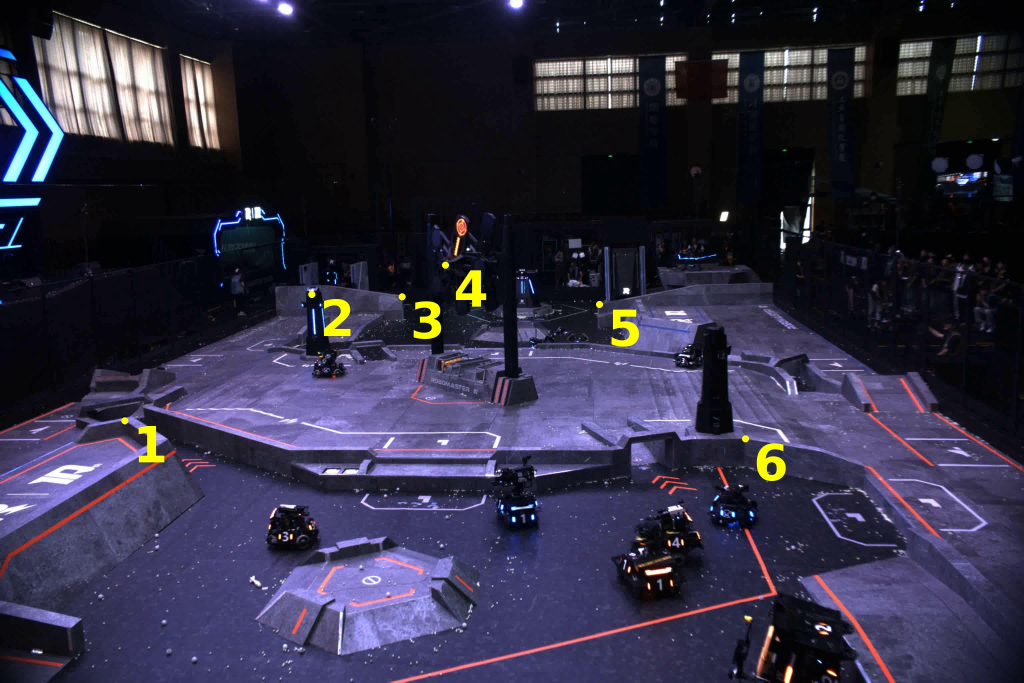
#> input picture tracker/warmup_image.jpg, 3072 x 2048 px, given in place of demo.mp4, which was not available (shown at 1/3 size)
$ python lisar_module_detect.py
#> lines starting #> are read from the running program, lines starting #| are printed output that depends on the picture; after the words box and inside, x2 and y2 are one past the last pixel; in counts of white or black regions, pixels touching at a corner belong together; pictures that were not available may be replaced by others from this repository, and a replacement may not be noted
import argparse
import sys
import time
from pathlib import Path

import cv2
import numpy as np

PROJECT_ROOT = Path(__file__).resolve().parents[2]
if str(PROJECT_ROOT) not in sys.path:
    sys.path.insert(0, str(PROJECT_ROOT))

from lisar.utils.get_angle import cal_angle


MIN_BAR_AREA = 100
MAX_BAR_AREA = 2500
MIN_BAR_ASPECT = 1.8
MAX_BAR_ANGLE_DEG = 15 # bar最大倾斜角度
MAX_PAIR_SCORE = 1.0

BRIGHT_THRESHOLD = 20 # 场馆用
# BRIGHT_THRESHOLD = 35 比赛用
OPEN_KERNEL = (15, 3)
CLOSE_KERNEL = (25, 3)

def detect_lisar_module(img):
    gray = cv2.cvtColor(img, cv2.COLOR_BGR2GRAY)
    _, binary = cv2.threshold(gray, BRIGHT_THRESHOLD, 255, cv2.THRESH_BINARY)

    open_kernel = cv2.getStructuringElement(cv2.MORPH_RECT, OPEN_KERNEL)
    opened = cv2.morphologyEx(binary, cv2.MORPH_OPEN, open_kernel)

    close_kernel = cv2.getStructuringElement(cv2.MORPH_RECT, CLOSE_KERNEL)
    closed = cv2.morphologyEx(opened, cv2.MORPH_CLOSE, close_kernel)

    contours, _ = cv2.findContours(closed, cv2.RETR_EXTERNAL, cv2.CHAIN_APPROX_SIMPLE)
    bars = []
    for contour in contours:
        area = cv2.contourArea(contour)
        if area < MIN_BAR_AREA or area > MAX_BAR_AREA:
            continue

        rect = cv2.minAreaRect(contour)
        (cx, cy), (w, h), angle = rect
        if w <= 0 or h <= 0:
            continue

        length = max(w, h)
        width = min(w, h)
        if length / width < MIN_BAR_ASPECT:
            continue

        if w < h:
            angle += 90
        if angle < -45:
            angle += 180
        if angle > 135:
            angle -= 180
        if abs(angle) > MAX_BAR_ANGLE_DEG:
            continue

        bars.append(
            {
                "center": (float(cx), float(cy)),
                "length": float(length),
                "width": float(width),
                "area": float(area),
                "angle": float(angle),
                "rect": rect,
            }
        )

    best = None
    for index_a in range(len(bars)):
        for index_b in range(index_a + 1, len(bars)):
            upper, lower = sorted((bars[index_a], bars[index_b]), key=lambda item: item["center"][1])
            mean_length = (upper["length"] + lower["length"]) / 2
            mean_width = (upper["width"] + lower["width"]) / 2
            if mean_length <= 0 or mean_width <= 0:
                continue

            dx = abs(upper["center"][0] - lower["center"][0])
            dy = lower["center"][1] - upper["center"][1]
            if dy <= 0:
                continue

            angle_error = abs(upper["angle"] - lower["angle"])
            angle_error = min(angle_error, 180 - angle_error) / 30
            x_align_error = dx / mean_length
            length_error = abs(np.log(upper["length"] / lower["length"]))
            width_error = abs(np.log(upper["width"] / lower["width"]))
            gap_ratio = dy / mean_length
            gap_error = abs(np.log(gap_ratio / 0.55))

            score = angle_error + x_align_error + length_error + width_error + 0.5 * gap_error
            if best is None or score < best["score"]:
                points = np.array(
                    [
                        upper["center"],
                        lower["center"],
                    ],
                    dtype=np.float32,
                )
                best = {
                    "center": tuple(np.round(points.mean(axis=0)).astype(int)),
                    "upper": upper,
                    "lower": lower,
                    "score": float(score),
                }

    if best is None or best["score"] > MAX_PAIR_SCORE:
        best = {
            "found": False,
            "center": None,
            "upper": None,
            "lower": None,
            "score": None,
        }
    else:
        best["found"] = True

    best["mask"] = closed
    best["bars"] = bars
    return best


class LisarModuleDetector:
    def __init__(self, K, dist_coeffs):
        self.K = np.array(K, dtype=np.float64).reshape(3, 3)
        self.dist_coeffs = np.asarray(dist_coeffs, dtype=np.float64).flatten()

    def detect(self, img_bgr, current_angle):
        raw = detect_lisar_module(img_bgr)
        if raw["found"]:
            raw["world_angle"] = self._pixel_to_world_angle(raw["center"], current_angle)
        else:
            raw["world_angle"] = None
        raw["predicted"] = False
        raw["state"] = "DETECTED" if raw["found"] else "NOT_FOUND"
        return raw

    def _pixel_to_world_angle(self, center, current_angle):
        yaw_relate_cam, pitch_relate_cam = cal_angle(
            self.K,
            self.dist_coeffs,
            float(center[0]),
            float(center[1]),
            verbose=False,
        )
        return float(current_angle[0] + yaw_relate_cam), float(current_angle[1] + pitch_relate_cam)


def draw_lisar_module_result(img, result, font_scale=None, thickness=2):
    if result is None:
        return
    bars_font_scale = 0.8 if font_scale is None else font_scale
    module_font_scale = 0.65 if font_scale is None else font_scale

    for bar in result["bars"]:
        box = cv2.boxPoints(bar["rect"])
        cv2.polylines(img, [np.round(box).astype(np.int32)], True, (255, 0, 0), 1)

    if not result["found"]:
        cv2.putText(
            img,
            f"bars={len(result['bars'])}",
            (20, 40),
            cv2.FONT_HERSHEY_SIMPLEX,
            bars_font_scale,
            (255, 0, 0),
            thickness,
        )
        return

    if not result.get("predicted", False):
        for bar in (result["upper"], result["lower"]):
            box = cv2.boxPoints(bar["rect"])
            cv2.polylines(img, [np.round(box).astype(np.int32)], True, (0, 255, 0), 2)

    center = result["center"]
    cv2.circle(img, center, 8, (0, 0, 255), 2)
    score_text = "pred" if result.get("predicted", False) else f"score={result['score']:.3f}"
    cv2.putText(
        img,
        f"module=({center[0]}, {center[1]}) {score_text}",
        (center[0] + 10, center[1] - 10),
        cv2.FONT_HERSHEY_SIMPLEX,
        module_font_scale,
        (0, 0, 255),
        thickness,
    )


def main():
    parser = argparse.ArgumentParser(description="lisar detect module detect")
    parser.add_argument("--source", choices=["video", "sub"], default="video")
    parser.add_argument("--video-path", default="demo/demo.mp4")
    parser.add_argument("--config", default="config/params.yaml")
    args = parser.parse_args()

    cap = None
    cam_sub = None
    group_id = "lisar_module_detect"

    if args.source == "video":
        cap = cv2.VideoCapture(args.video_path)
        window_name = args.video_path
        if not cap.isOpened():
            print("Error: 无法打开视频文件")
            raise SystemExit(1)
    else:
        from driver.hik_camera.hik import SimpleHikCamera
        from utils.config import load_cfg_from_cfg_file

        config = load_cfg_from_cfg_file(args.config)
        cam_sub = SimpleHikCamera(config.sub_camera, camera_role="sub")
        cam_sub.start_streaming()
        cam_sub.register_group(group_id)
        time.sleep(1.0)
        window_name = "sub-camera"

    try:
        while True:
            start = time.time()

            if args.source == "video":
                ret, frame = cap.read()
#> frame is the input picture: shape (2048, 3072, 3); mean B, G, R 66.9, 46.1, 48.7
                if not ret:
                    print("视频读取结束")
                    break
            else:
                frame_rgb, _ = cam_sub.get_image_latest(group_id, timeout=0.1)
                if frame_rgb is None:
                    continue
                frame = cv2.cvtColor(frame_rgb, cv2.COLOR_RGB2BGR)

            result = detect_lisar_module(frame)
#> in detect_lisar_module, `gray = cv2.cvtColor(img, cv2.COLOR_BGR2GRAY)`:
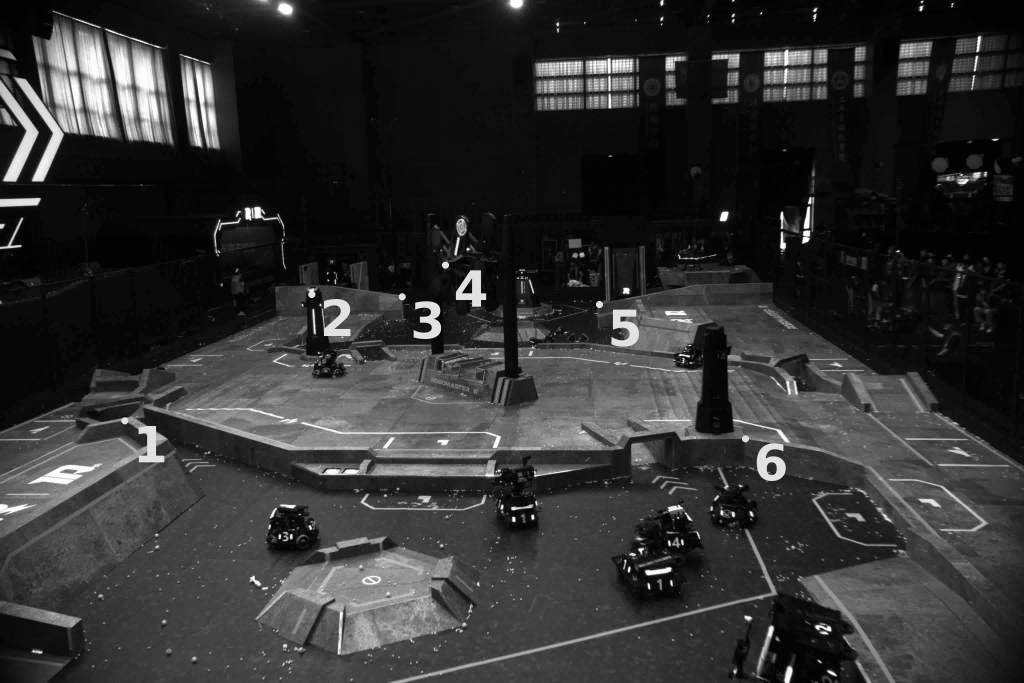
#> gray: shape (2048, 3072) (shown at 1/3 size); min 0, max 255, mean 49.2
#> in detect_lisar_module, `_, binary = cv2.threshold(gray, BRIGHT_THRESHOLD, 255, cv2.THRESH_BINA..`:
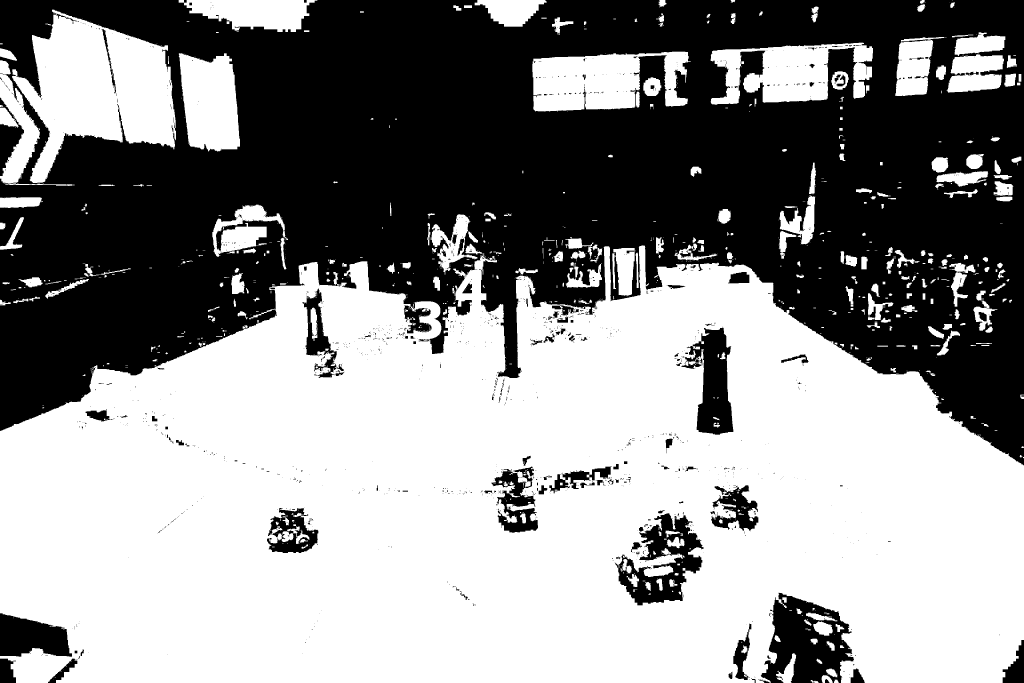
#> binary: shape (2048, 3072) (shown at 1/3 size); 56.1% white; 1299 black regions (1120 under 20 px), largest, box (x1, y1, x2, y2) and area: (0, 0, 3072, 1396) 2546887, (2282, 1778, 2562, 2048) 43918, (1844, 1540, 2112, 1816) 31671
#> in detect_lisar_module, `opened = cv2.morphologyEx(binary, cv2.MORPH_OPEN, open_kernel)`:
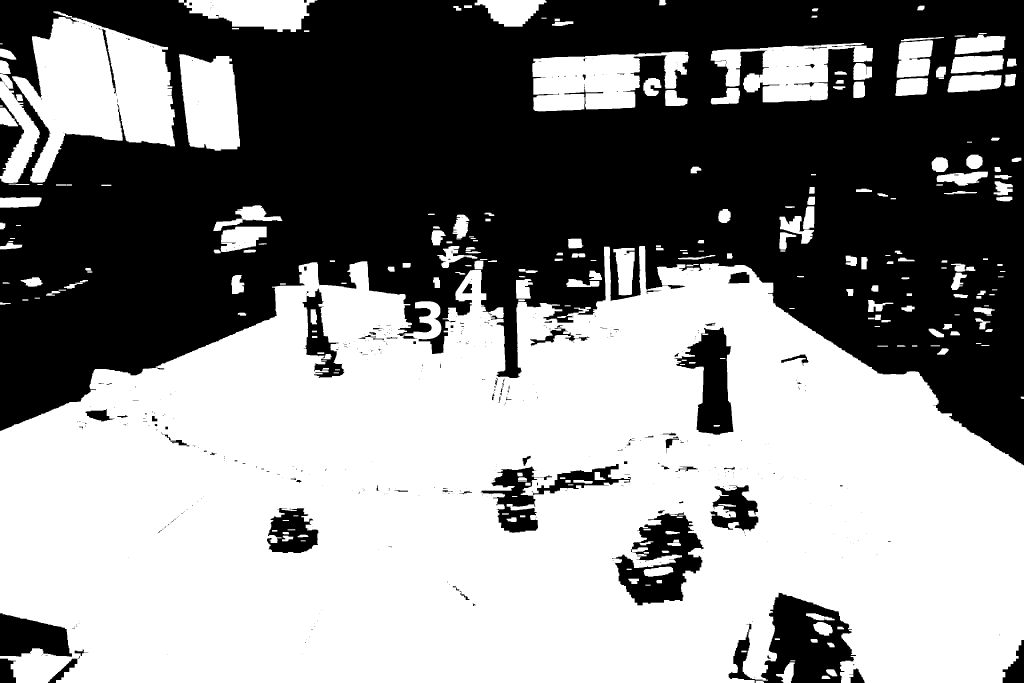
#> opened: shape (2048, 3072) (shown at 1/3 size); 54.7% white; 499 black regions (399 under 20 px), largest, box (x1, y1, x2, y2) and area: (0, 0, 3072, 1396) 2612214, (2185, 1778, 2568, 2048) 51821, (1836, 1537, 2112, 1816) 38058
#> in detect_lisar_module, `closed = cv2.morphologyEx(opened, cv2.MORPH_CLOSE, close_kernel)`:
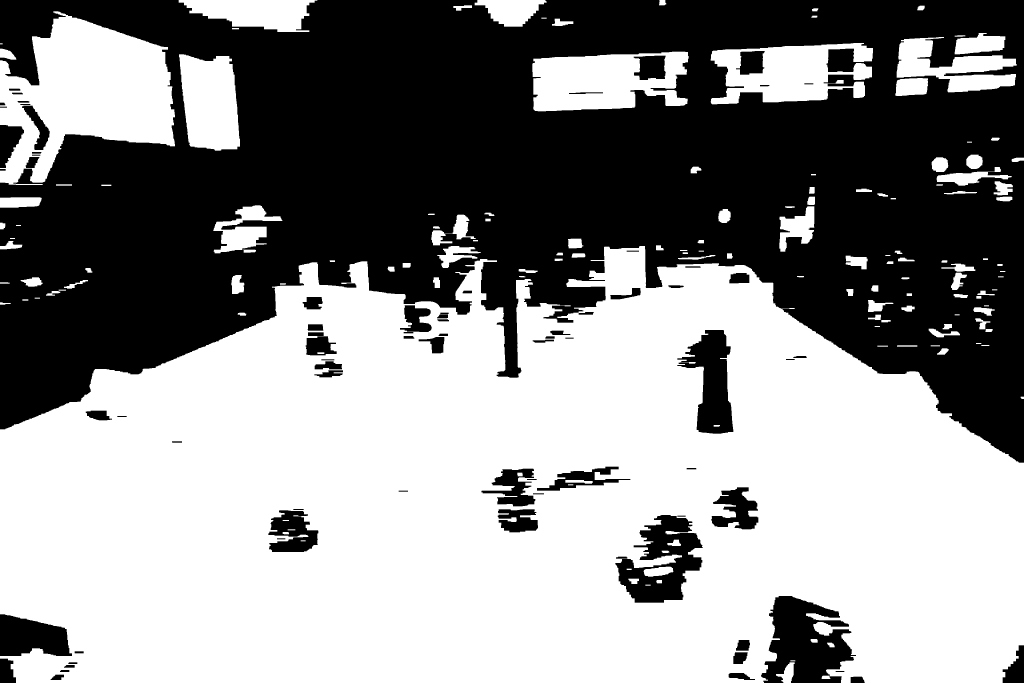
#> closed: shape (2048, 3072) (shown at 1/3 size); 55.5% white; 78 black regions
#> in detect_lisar_module, `contours, _ = cv2.findContours(closed, cv2.RETR_EXTERNAL, cv2.CHAIN_AP..`: contours = 128 contours, 1 with area under 20; largest, box (x1, y1, x2, y2) and area: (0, 738, 3072, 2048) 3147065, (0, 34, 525, 555) 165436, (1597, 155, 2066, 334) 66752, (2132, 129, 2619, 313) 58648, (537, 163, 720, 452) 42336
#> the loop in detect_lisar_module, `for contour in contours:` made 128 passes
#> (contour, area, rect, cx, cy, w, h, angle) on pass 29: ([[2720, 880], [2720, 887], [2735, 887], [2735, 880]], 105, ((2727.5, 883.5), (7, 15), -90), 2727.5, 883.5, 7, 15, 0)
#> (area, rect, cx, cy, w, h, angle, length) on passes 4, 6, 9, 12, 14, 15: (186, ((2442, 1922), (10, 20), -90), 2442, 1922, 10, 20, 0, 20), (390, ((2828, 1054), (18, 34), -90), 2828, 1054, 18, 34, 0, 34), (179.5, ((2721, 1037.5), (3, 60), -90), 2721, 1037.5, 3, 60, 0, 60), (972.5, ((2831.8, 1001.4), (23.5, 94.54), -83.57), 2831.8, 1001.4, 23.5, 94.54, 6.43, 94.54), (317, ((2841.5, 979.5), (15, 27), -90), 2841.5, 979.5, 15, 27, 0, 27), (146.5, ((2657.5, 963), (6, 27), -90), 2657.5, 963, 6, 27, 0, 27)
#> after the loop in detect_lisar_module, `for contour in contours:`: bars = 43 items
#> the loop in detect_lisar_module, `for index_a in range(len(bars)):` made 43 passes
#> after the loop in detect_lisar_module, `for index_a in range(len(bars)):`: best = 4 items; points = [[1678.5, 761.5], [1675.5, 779]]
#> result = 7 items
            display = frame.copy()
            draw_lisar_module_result(display, result)
#> the loop in draw_lisar_module_result, `for bar in result["bars"]:` made 43 passes
#> box on passes 1, 2, 3, 5, 6, 7, 8, 10, 11, 12, 14, 15: [[2452, 1927], [2432, 1927], [2432, 1917], [2452, 1917]], [[2845, 1063], [2811, 1063], [2811, 1045], [2845, 1045]], [[2751, 1039], [2691, 1039], [2691, 1036], [2751, 1036]], [[2855, 987], [2828, 987], [2828, 972], [2855, 972]], [[2671, 966], [2644, 966], [2644, 960], [2671, 960]], [[2642, 959], [2604, 959], [2604, 944], [2642, 944]], [[738, 946], [713, 946], [713, 938], [738, 938]], [[2743, 934], [2704, 934], [2704, 917], [2743, 917]], [[31, 913], [-1.84e-16, 913], [0, 907], [31, 907]], [[2679, 935], [2604, 935], [2604, 900], [2679, 900]], [[2735, 887], [2720, 887], [2720, 880], [2735, 880]], [[180, 886], [138, 886], [138, 873], [180, 873]]
#> the loop in draw_lisar_module_result, `for bar in (result["upper"], result["lower"]):` made 2 passes
#> box on passes 1 to 2: [[1688, 765], [1669, 765], [1669, 758], [1688, 758]], [[1687, 782], [1664, 782], [1664, 776], [1687, 776]]
#> in draw_lisar_module_result, `center = result["center"]`: center = (1677, 770)
#> in draw_lisar_module_result, `score_text = "pred" if result.get("predicted", False) else f"score={re..`: score_text = 'score=0.696'

            cv2.imshow(window_name, cv2.resize(display, None, fx=0.5, fy=0.5))
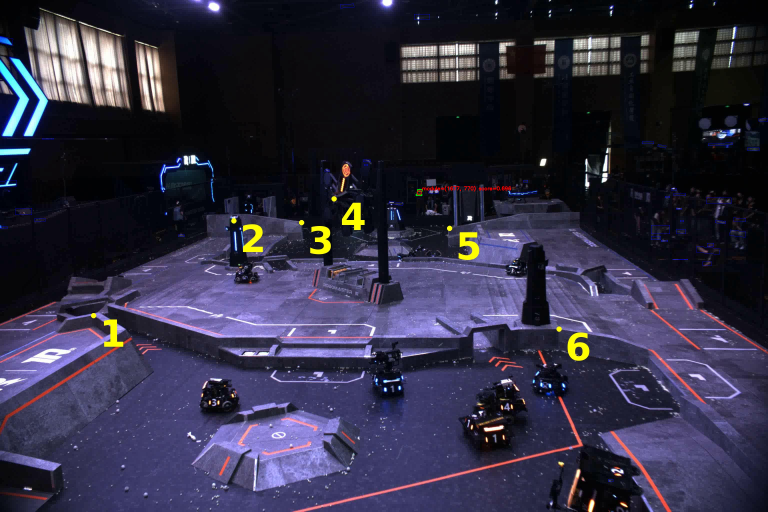
#> window 'demo/demo.mp4': shape (1024, 1536, 3) (shown at 1/2 size); mean B, G, R 67.1, 46.2, 48.9
            cv2.imshow("module_mask", cv2.resize(result["mask"], None, fx=0.5, fy=0.5))
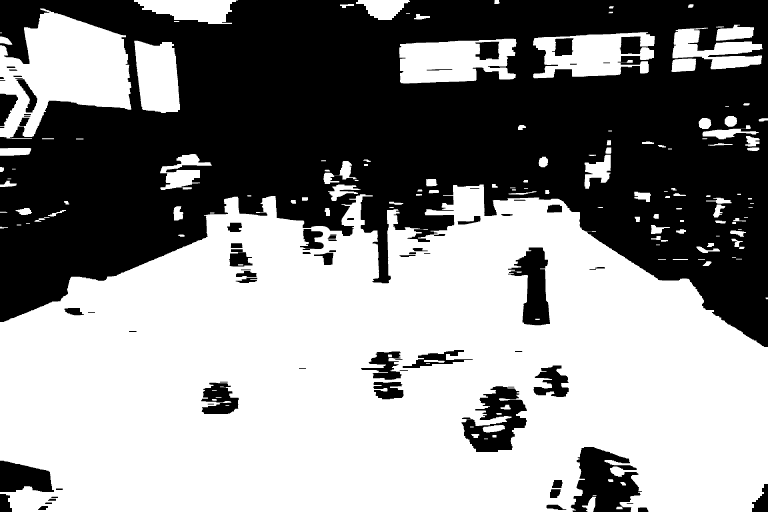
#> window 'module_mask': shape (1024, 1536) (shown at 1/2 size); min 0, max 255, mean 141.6

            key = cv2.waitKey(30) & 0xFF
#> (key q is pressed here)
            if key == ord(" "):
                print("已暂停")
                while True:
                    key = cv2.waitKey(100) & 0xFF
                    if key == ord(" "):
                        print("继续播放")
                        break
            if key == ord("q"):
                break

            gap = time.time() - start
            print(f"FPS: {1 / gap}")
    finally:
        if cap is not None:
            cap.release()
        if cam_sub is not None:
            cam_sub.close()
        cv2.destroyAllWindows()


if __name__ == "__main__":
    main()
